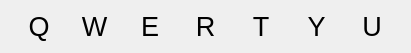
        <widget class="QWidget" name="layoutWidget_4">
         <property name="geometry">
          <rect>
           <x>101</x>
           <y>160</y>
           <width>411</width>
           <height>39</height>
          </rect>
         </property>
         <layout class="QHBoxLayout" name="whiteNoteLegend2">
          <property name="spacing">
           <number>0</number>
          </property>
          <property name="sizeConstraint">
           <enum>QLayout::SetDefaultConstraint</enum>
          </property>
          <item>
           <widget class="QLabel" name="cLegend2">
            <property name="font">
             <font>
              <family>Segoe UI</family>
              <pointsize>20</pointsize>
             </font>
            </property>
            <property name="text">
             <string>Q</string>
            </property>
            <property name="alignment">
             <set>Qt::AlignCenter</set>
            </property>
            <property name="textInteractionFlags">
             <set>Qt::LinksAccessibleByMouse</set>
            </property>
           </widget>
          </item>
          <item>
           <widget class="QLabel" name="dLegend2">
            <property name="font">
             <font>
              <family>Segoe UI</family>
              <pointsize>20</pointsize>
             </font>
            </property>
            <property name="text">
             <string>W</string>
            </property>
            <property name="alignment">
             <set>Qt::AlignCenter</set>
            </property>
           </widget>
          </item>
          <item>
           <widget class="QLabel" name="eLegend2">
            <property name="font">
             <font>
              <family>Segoe UI</family>
              <pointsize>20</pointsize>
             </font>
            </property>
            <property name="text">
             <string>E</string>
            </property>
            <property name="alignment">
             <set>Qt::AlignCenter</set>
            </property>
           </widget>
          </item>
          <item>
           <widget class="QLabel" name="fLegend2">
            <property name="font">
             <font>
              <family>Segoe UI</family>
              <pointsize>20</pointsize>
             </font>
            </property>
            <property name="text">
             <string>R</string>
            </property>
            <property name="alignment">
             <set>Qt::AlignCenter</set>
            </property>
           </widget>
          </item>
          <item>
           <widget class="QLabel" name="gLegend2">
            <property name="font">
             <font>
              <family>Segoe UI</family>
              <pointsize>20</pointsize>
             </font>
            </property>
            <property name="text">
             <string>T</string>
            </property>
            <property name="alignment">
             <set>Qt::AlignCenter</set>
            </property>
           </widget>
          </item>
          <item>
           <widget class="QLabel" name="aLegend2">
            <property name="font">
             <font>
              <family>Segoe UI</family>
              <pointsize>20</pointsize>
             </font>
            </property>
            <property name="text">
             <string>Y</string>
            </property>
            <property name="alignment">
             <set>Qt::AlignCenter</set>
            </property>
           </widget>
          </item>
          <item>
           <widget class="QLabel" name="bLegend2">
            <property name="font">
             <font>
              <family>Segoe UI</family>
              <pointsize>20</pointsize>
             </font>
            </property>
            <property name="text">
             <string>U</string>
            </property>
            <property name="alignment">
             <set>Qt::AlignCenter</set>
            </property>
           </widget>
          </item>
         </layout>
        </widget>
